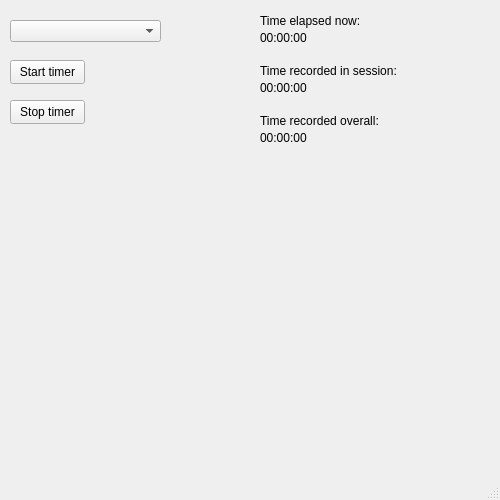
<?xml version="1.0" encoding="UTF-8"?>
<ui version="4.0">
 <class>MainWindow</class>
 <widget class="QMainWindow" name="MainWindow">
  <property name="geometry">
   <rect>
    <x>0</x>
    <y>0</y>
    <width>500</width>
    <height>500</height>
   </rect>
  </property>
  <property name="windowTitle">
   <string>MainWindow</string>
  </property>
  <widget class="QWidget" name="centralwidget">
   <widget class="QPushButton" name="button_start_timer">
    <property name="geometry">
     <rect>
      <x>10</x>
      <y>60</y>
      <width>75</width>
      <height>24</height>
     </rect>
    </property>
    <property name="text">
     <string>Start timer</string>
    </property>
   </widget>
   <widget class="QPushButton" name="button_stop_timer">
    <property name="geometry">
     <rect>
      <x>10</x>
      <y>100</y>
      <width>75</width>
      <height>24</height>
     </rect>
    </property>
    <property name="text">
     <string>Stop timer</string>
    </property>
   </widget>
   <widget class="QLabel" name="label">
    <property name="geometry">
     <rect>
      <x>260</x>
      <y>10</y>
      <width>101</width>
      <height>21</height>
     </rect>
    </property>
    <property name="text">
     <string>Time elapsed now:</string>
    </property>
   </widget>
   <widget class="QLabel" name="label_2">
    <property name="geometry">
     <rect>
      <x>260</x>
      <y>30</y>
      <width>101</width>
      <height>16</height>
     </rect>
    </property>
    <property name="text">
     <string>00:00:00</string>
    </property>
   </widget>
   <widget class="QLabel" name="label_3">
    <property name="geometry">
     <rect>
      <x>260</x>
      <y>60</y>
      <width>151</width>
      <height>21</height>
     </rect>
    </property>
    <property name="text">
     <string>Time recorded in session:</string>
    </property>
   </widget>
   <widget class="QLabel" name="label_4">
    <property name="geometry">
     <rect>
      <x>260</x>
      <y>80</y>
      <width>101</width>
      <height>16</height>
     </rect>
    </property>
    <property name="text">
     <string>00:00:00</string>
    </property>
   </widget>
   <widget class="QComboBox" name="comboBox_category">
    <property name="geometry">
     <rect>
      <x>10</x>
      <y>20</y>
      <width>151</width>
      <height>22</height>
     </rect>
    </property>
   </widget>
   <widget class="QLabel" name="label_5">
    <property name="geometry">
     <rect>
      <x>260</x>
      <y>110</y>
      <width>151</width>
      <height>21</height>
     </rect>
    </property>
    <property name="text">
     <string>Time recorded overall:</string>
    </property>
   </widget>
   <widget class="QLabel" name="label_6">
    <property name="geometry">
     <rect>
      <x>260</x>
      <y>130</y>
      <width>101</width>
      <height>16</height>
     </rect>
    </property>
    <property name="text">
     <string>00:00:00</string>
    </property>
   </widget>
  </widget>
  <widget class="QMenuBar" name="menubar">
   <property name="geometry">
    <rect>
     <x>0</x>
     <y>0</y>
     <width>500</width>
     <height>22</height>
    </rect>
   </property>
  </widget>
  <widget class="QStatusBar" name="statusbar"/>
 </widget>
 <resources/>
 <connections/>
</ui>
